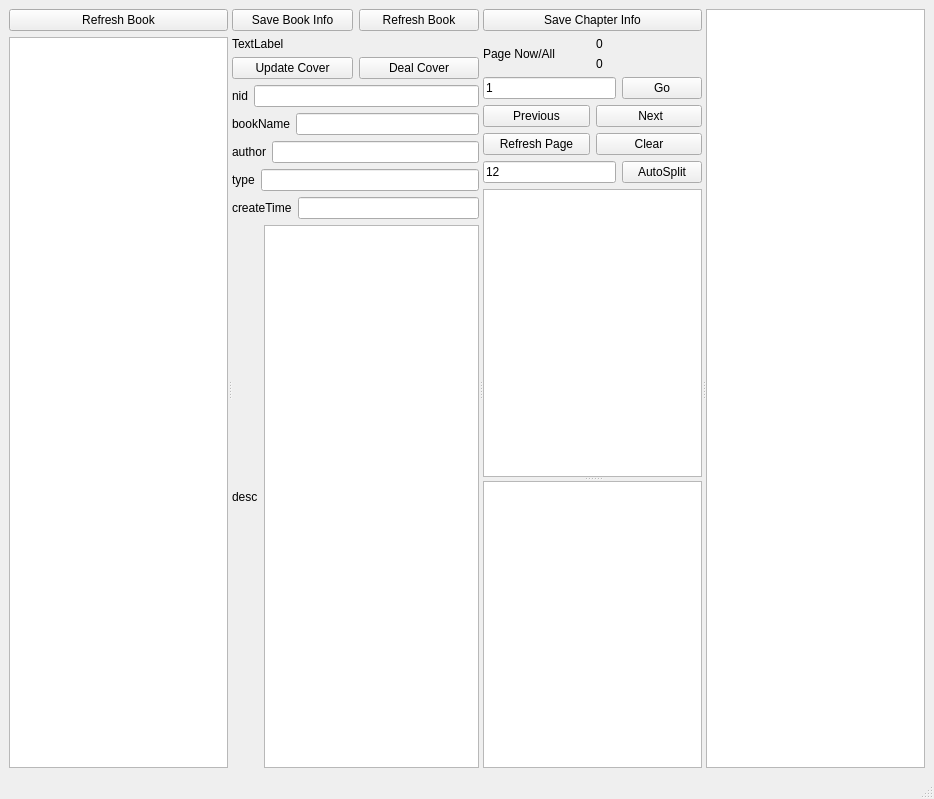
<?xml version="1.0" encoding="UTF-8"?>
<ui version="4.0">
 <class>MainWindow</class>
 <widget class="QMainWindow" name="MainWindow">
  <property name="geometry">
   <rect>
    <x>0</x>
    <y>0</y>
    <width>934</width>
    <height>799</height>
   </rect>
  </property>
  <property name="windowTitle">
   <string>ChapterSplit - Bookshot</string>
  </property>
  <widget class="QWidget" name="centralWidget">
   <layout class="QVBoxLayout" name="verticalLayout_4">
    <item>
     <widget class="QSplitter" name="splitter_2">
      <property name="orientation">
       <enum>Qt::Horizontal</enum>
      </property>
      <widget class="QWidget" name="layoutWidget">
       <layout class="QVBoxLayout" name="booksLayout">
        <item>
         <layout class="QHBoxLayout" name="horizontalLayout">
          <item>
           <widget class="QPushButton" name="refreshBookBtn">
            <property name="text">
             <string>Refresh Book</string>
            </property>
           </widget>
          </item>
         </layout>
        </item>
        <item>
         <widget class="QListWidget" name="bookListWidget">
          <property name="baseSize">
           <size>
            <width>60</width>
            <height>0</height>
           </size>
          </property>
         </widget>
        </item>
       </layout>
      </widget>
      <widget class="QWidget" name="">
       <layout class="QVBoxLayout" name="verticalLayout">
        <item>
         <layout class="QHBoxLayout" name="horizontalLayout_15">
          <item>
           <widget class="QPushButton" name="saveBookInfoBtn">
            <property name="text">
             <string>Save Book Info</string>
            </property>
           </widget>
          </item>
          <item>
           <widget class="QPushButton" name="refreshCoverBtn">
            <property name="text">
             <string>Refresh Book</string>
            </property>
           </widget>
          </item>
         </layout>
        </item>
        <item>
         <widget class="QLabel" name="coverImgLabel">
          <property name="text">
           <string>TextLabel</string>
          </property>
         </widget>
        </item>
        <item>
         <layout class="QHBoxLayout" name="horizontalLayout_14">
          <item>
           <widget class="QPushButton" name="upCoverBtn">
            <property name="text">
             <string>Update Cover</string>
            </property>
           </widget>
          </item>
          <item>
           <widget class="QPushButton" name="dealCoverBtn">
            <property name="text">
             <string>Deal Cover</string>
            </property>
           </widget>
          </item>
         </layout>
        </item>
        <item>
         <layout class="QHBoxLayout" name="horizontalLayout_8">
          <item>
           <widget class="QLabel" name="label_6">
            <property name="font">
             <font>
              <pointsize>9</pointsize>
             </font>
            </property>
            <property name="text">
             <string>nid</string>
            </property>
           </widget>
          </item>
          <item>
           <widget class="QLineEdit" name="nidEdit"/>
          </item>
         </layout>
        </item>
        <item>
         <layout class="QHBoxLayout" name="horizontalLayout_3">
          <item>
           <widget class="QLabel" name="label">
            <property name="font">
             <font>
              <pointsize>9</pointsize>
             </font>
            </property>
            <property name="text">
             <string>bookName</string>
            </property>
           </widget>
          </item>
          <item>
           <widget class="QLineEdit" name="bookNameEdit"/>
          </item>
         </layout>
        </item>
        <item>
         <layout class="QHBoxLayout" name="horizontalLayout_4">
          <item>
           <widget class="QLabel" name="label_2">
            <property name="font">
             <font>
              <pointsize>9</pointsize>
             </font>
            </property>
            <property name="text">
             <string>author</string>
            </property>
           </widget>
          </item>
          <item>
           <widget class="QLineEdit" name="authorEdit"/>
          </item>
         </layout>
        </item>
        <item>
         <layout class="QHBoxLayout" name="horizontalLayout_5">
          <item>
           <widget class="QLabel" name="label_3">
            <property name="font">
             <font>
              <pointsize>9</pointsize>
             </font>
            </property>
            <property name="text">
             <string>type</string>
            </property>
           </widget>
          </item>
          <item>
           <widget class="QLineEdit" name="typeEdit"/>
          </item>
         </layout>
        </item>
        <item>
         <layout class="QHBoxLayout" name="horizontalLayout_6">
          <item>
           <widget class="QLabel" name="label_4">
            <property name="font">
             <font>
              <pointsize>9</pointsize>
             </font>
            </property>
            <property name="text">
             <string>createTime</string>
            </property>
           </widget>
          </item>
          <item>
           <widget class="QLineEdit" name="createTimeEdit"/>
          </item>
         </layout>
        </item>
        <item>
         <layout class="QHBoxLayout" name="horizontalLayout_7">
          <item>
           <widget class="QLabel" name="label_5">
            <property name="text">
             <string>desc</string>
            </property>
           </widget>
          </item>
          <item>
           <widget class="QTextEdit" name="descriptionEdit"/>
          </item>
         </layout>
        </item>
       </layout>
      </widget>
      <widget class="QWidget" name="layoutWidget">
       <layout class="QVBoxLayout" name="verticalLayout_3">
        <item>
         <layout class="QHBoxLayout" name="horizontalLayout_2">
          <item>
           <widget class="QPushButton" name="saveChapterBtn">
            <property name="text">
             <string>Save Chapter Info</string>
            </property>
           </widget>
          </item>
         </layout>
        </item>
        <item>
         <layout class="QHBoxLayout" name="horizontalLayout_9">
          <item>
           <widget class="QLabel" name="label_7">
            <property name="text">
             <string>Page Now/All</string>
            </property>
           </widget>
          </item>
          <item>
           <layout class="QVBoxLayout" name="verticalLayout_2">
            <item>
             <widget class="QLabel" name="nowPageLabel">
              <property name="text">
               <string>0</string>
              </property>
             </widget>
            </item>
            <item>
             <widget class="QLabel" name="allPageLabel">
              <property name="text">
               <string>0</string>
              </property>
             </widget>
            </item>
           </layout>
          </item>
         </layout>
        </item>
        <item>
         <layout class="QHBoxLayout" name="horizontalLayout_11">
          <item>
           <widget class="QLineEdit" name="pageEdit">
            <property name="text">
             <string>1</string>
            </property>
           </widget>
          </item>
          <item>
           <widget class="QPushButton" name="pageBtn">
            <property name="text">
             <string>Go</string>
            </property>
           </widget>
          </item>
         </layout>
        </item>
        <item>
         <layout class="QHBoxLayout" name="horizontalLayout_10">
          <item>
           <widget class="QPushButton" name="previousBtn">
            <property name="text">
             <string>Previous</string>
            </property>
           </widget>
          </item>
          <item>
           <widget class="QPushButton" name="nextBtn">
            <property name="text">
             <string> Next</string>
            </property>
           </widget>
          </item>
         </layout>
        </item>
        <item>
         <layout class="QHBoxLayout" name="horizontalLayout_12">
          <item>
           <widget class="QPushButton" name="refreshChapterBtn">
            <property name="text">
             <string>Refresh Page</string>
            </property>
           </widget>
          </item>
          <item>
           <widget class="QPushButton" name="clearBtn">
            <property name="text">
             <string>Clear</string>
            </property>
           </widget>
          </item>
         </layout>
        </item>
        <item>
         <layout class="QHBoxLayout" name="horizontalLayout_13">
          <item>
           <widget class="QLineEdit" name="chapNumEdit">
            <property name="text">
             <string>12</string>
            </property>
           </widget>
          </item>
          <item>
           <widget class="QPushButton" name="autoSplitBtn">
            <property name="text">
             <string>AutoSplit</string>
            </property>
           </widget>
          </item>
         </layout>
        </item>
        <item>
         <widget class="QSplitter" name="splitter">
          <property name="orientation">
           <enum>Qt::Vertical</enum>
          </property>
          <widget class="QListWidget" name="completeListWidget"/>
          <widget class="QListWidget" name="chapListWidget">
           <property name="baseSize">
            <size>
             <width>60</width>
             <height>0</height>
            </size>
           </property>
          </widget>
         </widget>
        </item>
       </layout>
      </widget>
      <widget class="QTableWidget" name="imgTableWidget">
       <property name="baseSize">
        <size>
         <width>500</width>
         <height>0</height>
        </size>
       </property>
      </widget>
     </widget>
    </item>
   </layout>
  </widget>
  <widget class="QStatusBar" name="statusBar"/>
 </widget>
 <resources/>
 <connections/>
</ui>
